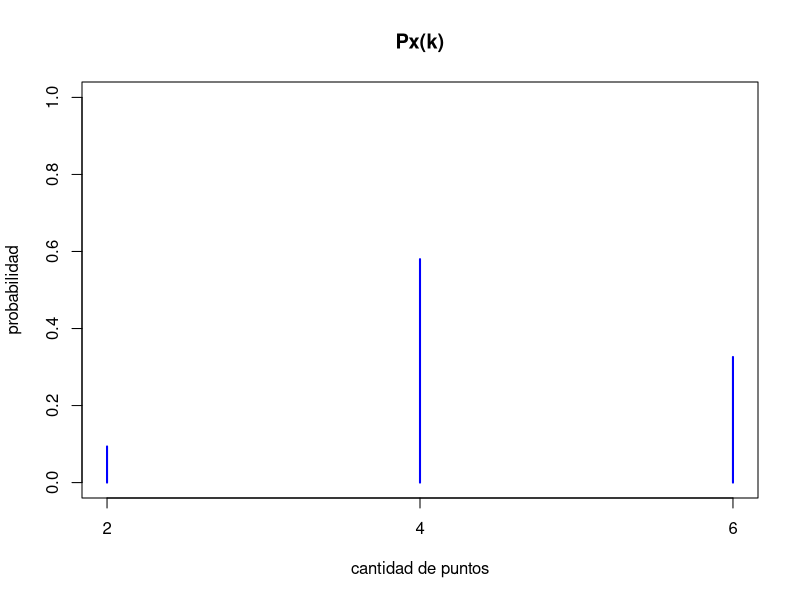

Write R code to recreate this figure.
#Supongamos que un grupo de 44 personas asisten a un evento. ¿Cuál es la probabilidad de que ninguna persona del grupo comparta la misma fecha de cumpleaños? 
#Para resolver esto, considerá lo siguiente:
#entendemos por “cumpleaños” a coincidencia de día y mes,
#asumimos que el año tiene 365 días,
#asumimos que las fechas de cumpleaños de los asistentes son independientes entre sí,
#y consideramos que es igual de probable cumplir cualquiera de los 365 días del año.
n <- 44 #numero de personas en el grupo 
dias <- 365

proba_no_coincidir <- prod((dias - 0:(n-1)) / dias) #proba de que todos cumplan en dias distintos 
proba_coincidir <- 1 - proba_no_coincidir #proba de que coincidan por lo menos dos (por el complemento)

proba_no_coincidir 


#Tres plantas A, B y C producen un chip con las siguientes proporciones: A: 0.50, B: 0.30 y C: 0.20.
#Las tasas de producción defectuosa de cada planta son las siguientes: A: 0.015, B: 0.040 y C: 0.060.
#Se elige un chip al azar y resulta defectuoso. ¿Cuál es la probabilidad de que provenga de la planta C?
A <- 0.50; B <- 0.30; C <- 0.20 #probas de que un chip provenga de cada planta
dA <- 0.015; dB <- 0.040; dC <- 0.060 #defectuosos por planta

D <- A*dA + B*dB + C*dC #proba total de que sea defectuosa
proba_c_dado_D <- C*dC / D #proba de que sea de C dado que es defectuoso (x bayes)

proba_c_dado_D


#Sea B una variable aleatoria con distribución Binomial(n=28,p=0.390)
#y sea k′ el menor número entero tal que P(B≤k′)≥0.95
#buscar cual es ese k
n <- 28 #numero de ensayos
p <- 0.39 #proba de exito de cada ensayo

k <- qbinom(0.95, size = n, prob = p)
k

cat("El valor de k es:", k)

#Sea Z una variable aleatoria con distribución Poisson(λ=134.70)
#¿Cuál es la probabilidad de que Z sea par si se sabe que es menor que 200?

#uso proba condicional: p(z es par dado que z<200) = p(z es par intersección z<200)/p(z<200)
λ <- 134.7

denominador <- ppois(199, λ) #denominador: P(Z<200) ojo q no es menor o igual, solo menor!!

#numerador:suma de probas en los pares<200
pares <- seq(0, 199, by = 2) #hasta 199, y como quiero solo los pares va de a dos!!
numerador <- sum(dpois(pares, λ)) #numerador: P(z es par intersección z<200)

#proba condicional
p <- numerador / denominador
p

#Pablo tiene una caja con R bolitas rojas, V bolitas verdes, A bolitas azules y N bolitas negras. 
#Saca tres bolitas con reposición. Obtiene dos puntos por cada color distinto que obtenga entre las bolitas extraídas.
#Definimos la variable aleatoria X="Cantidad de puntos obtenidos".
#Calcular la función de probabilidad puntual de X en R.
set.seed(251) #ultimos 3 dígitos de mi DNI

#genero cantidades random (R,V,A,N) que van del 1 al 10
R <- sample(1:10, 1)
V <- sample(1:10, 1)
A <- sample(1:10, 1)
N <- sample(1:10, 1)

cat("Valores generados: R =", R, "V =", V, "A =", A, "N =", N, "\n") 

#construyo la urna con los valores generados
bolitas <- c(rep("Roja", R),
             rep("Verde", V),
             rep("Azul", A),
             rep("Negra", N))

#espacio muestral (3 extracciones con reposición)
muestras <- expand.grid(b1 = bolitas, b2 = bolitas, b3 = bolitas)

#función de puntaje
puntaje <- function(extraccion) {
  colores_distintos <- length(unique(extraccion))
  return(2 * colores_distintos)
}

#calculo x para cada extracción
X <- apply(muestras, 1, puntaje)

#probabilidades
tabla <- table(X) / length(X)
px <- data.frame(
  "Valor de X" = names(tabla),
  "Probabilidad" = round(as.numeric(tabla), 4)
)

#tabla
print(px, row.names = FALSE)

#grafico de la función de probabilidad (foto en el archivo pdf)
plot(tabla,
     main = "Px(k)",
     xlab = "cantidad de puntos",
     ylab = "probabilidad",
     col = "blue",
     ylim = c(0,1))



